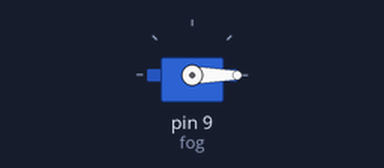
Simulated run of this sketch. Board: Arduino Uno, built with avr-gcc and run on an emulated ATmega328P. On the bench: servo.

Above: at 0.1 s.
At 9.1 s:
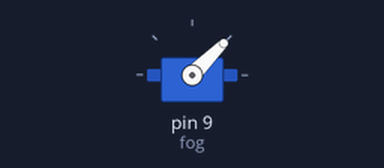
At 18.1 s:
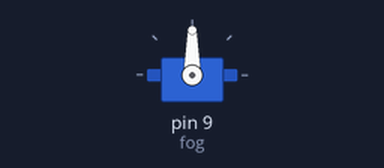
At 36.21 s:
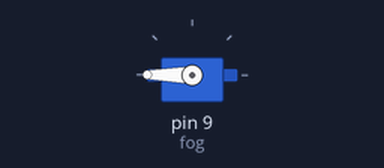
Timing chart, 0 to 40.0 s (numbered marks = the images above):
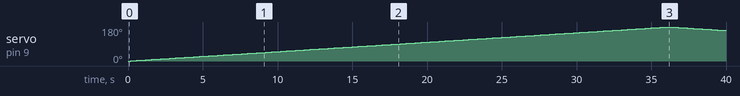

Measured:
- by itself, servo on pin 9 (fog): rises from 0° to 180° in 35.8 s, then falls to 162° in 3.8 s

The sketch:

fog.ino
```cpp
#include <Servo.h>

Servo fog;

int pos = 0;

void setup() {
  fog.attach(9);
}

void loop() {
  for (pos = 0; pos <= 180; pos += 1) {
    fog.write(pos);
    delay(200);
  }
  for (pos = 180; pos >= 0; pos -= 1) {
    fog.write(pos);
    delay(200);
  }
}
```
